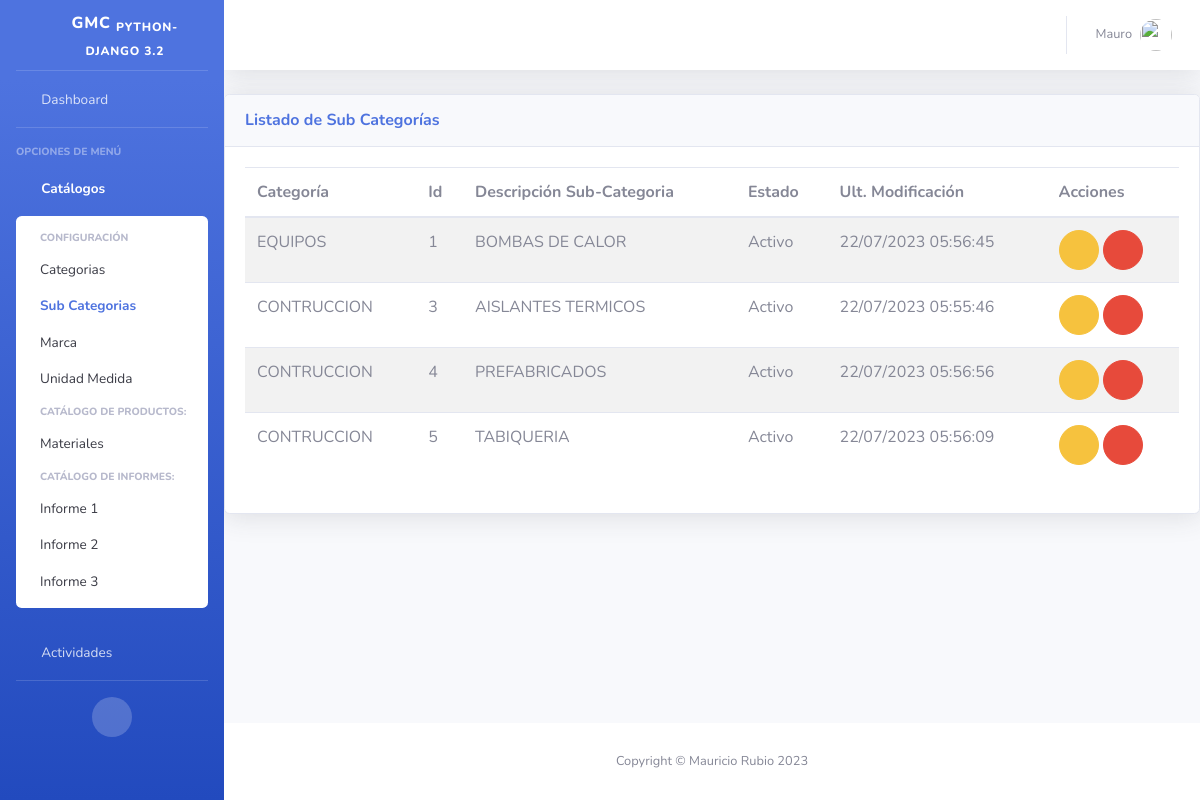
The app's page /inv/subcategorias/ (signed in), older data.
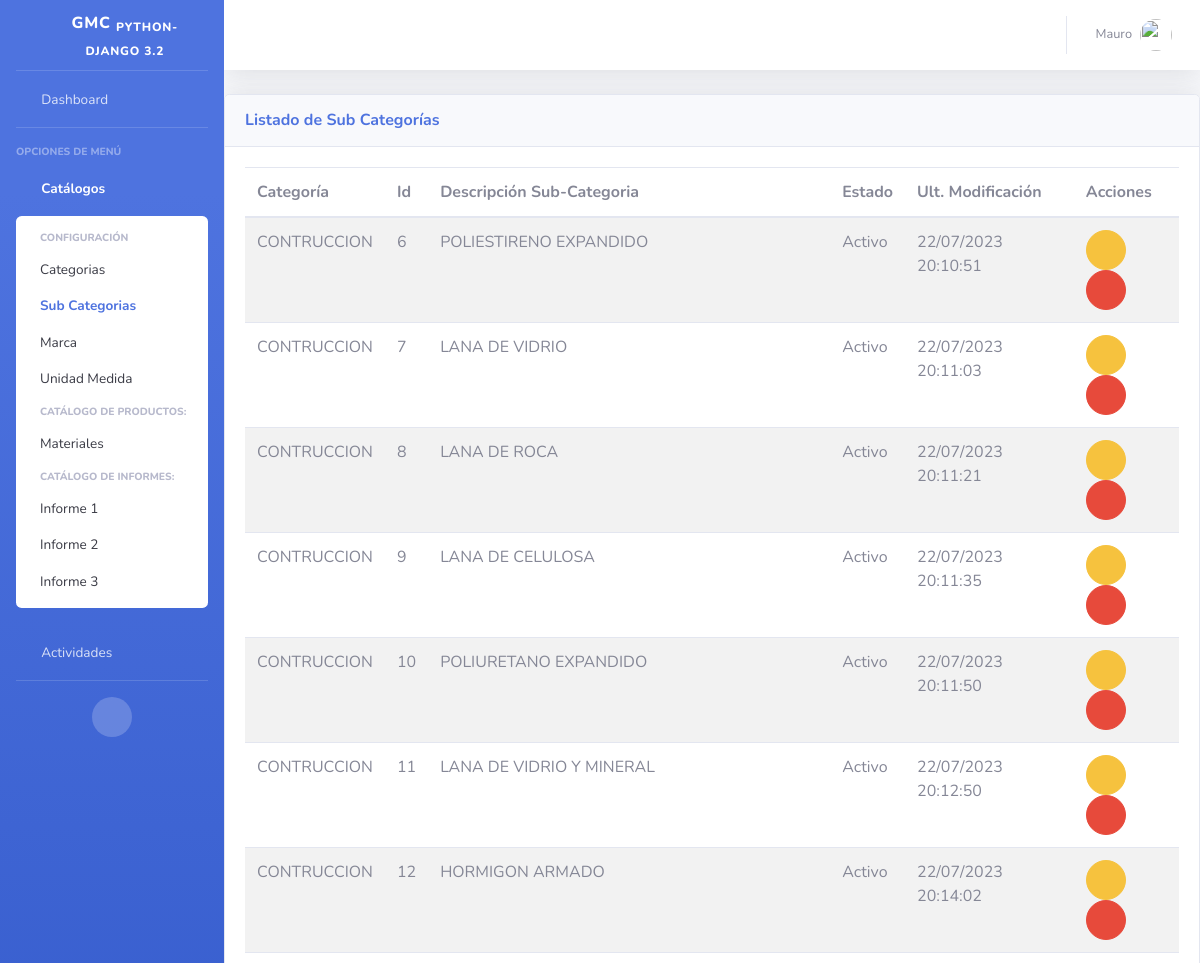
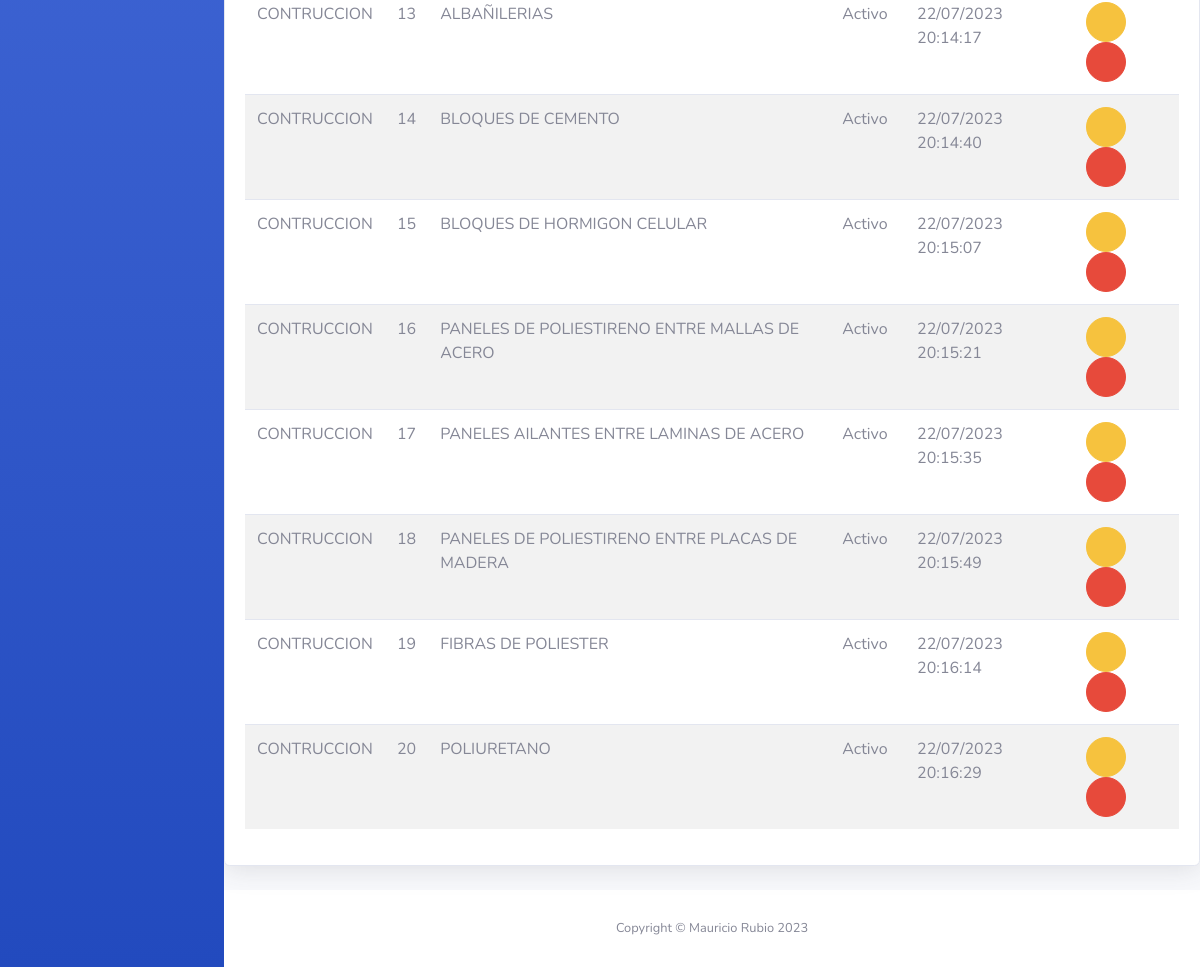
The same page, newer data (2 pictures, top to bottom).
### inv/models.py (models this page shows, shortened)
class SubCategoria(ClaseModelo):
    categoria = models.ForeignKey(Categoria, on_delete=models.CASCADE)
    descripcion = models.CharField(
        max_length=100,
        help_text='Descripción de la Categoría'
    )
    class Meta:
        verbose_name_plural= "Sub Categorias"
        unique_together = ('categoria','descripcion')

class Categoria(ClaseModelo):
    descripcion = models.CharField(
        max_length=100,
        help_text='Descripción de la Categoría',
        unique=True
    )
    def __str__(self):
        return '{}'.format(self.descripcion)
    class Meta:
        verbose_name_plural= "Categorias"

### inv/views.py (the view)
# urls.py: path('subcategorias/',SubCategoriaView.as_view(), name='subcategoria_list'),
class SubCategoriaView(SinPrivilegios, \
    generic.ListView):
    permission_required = "inv.view_subcategoria"
    model = SubCategoria
    template_name = "inv/subcategoria_list.html"
    context_object_name = "obj"

### inv/templates/inv/subcategoria_list.html (shortened to what this page needs)
{% extends 'base/base.html' %}
{% block page_content %}
<div class="card shadow mb-4">
    <div class="card-header py-3 d-flex flex-row align-items-center justify-content-between">
      <h6 class="m-0 font-weight-bold text-primary">Listado de Sub Categorías</h6>
      <div class="dropdown no-arrow">
        <a class="dropdown-toggle" href="#" role="button" id="dropdownMenuLink" data-toggle="dropdown" aria-haspopup="true" aria-expanded="false">
          <i class="fas fa-ellipsis-v fa-sm fa-fw text-gray-400"></i>
        </a>
      </div>
    </div>
    <div class="card-body">
      {% if not obj %}
      <div class="alert alert-info">No hay Sub Categorías</div>
      {% else %}
      <table class="table table-striped table-hover">
          <thead>
              <th>Categoría</th>
              <th>Id</th>
              <th>Descripción Sub-Categoria</th>
              <th>Estado</th>
              <th>Ult. Modificación</th>
              <th class="all">Acciones</th>
          </thead>
          <tbody>
              {% for item in obj %}
              <tr>
                  <td>{{ item.categoria }}</td>
                  <td>{{ item.id }}</td>
                  <td>{{ item.descripcion }}</td>
                  <td>{{ item.estado|yesno:"Activo,Inactivo" }}</td>
                  <td>{{ item.fm|date:"d/m/Y H:i:s" }}</td>
                  <td>
                    <a href="{% url 'inv:subcategoria_edit' item.id %}" class="btn btn-warning btn-circle" role="button"><i class="far fa-edit"></i></a>
                    <a href="{% url 'inv:subcategoria_del' item.id %}" class="btn btn-danger btn-circle" role="button"><i class="far fa-trash-alt"></i></a>
                  </td>
              </tr>
              {% endfor %}
          </tbody>
      </table>
      {% endif %}
    </div>
  </div>
{% endblock %}

Row changes from the older to the newer data that the page shows:
removed SubCategoria: categoria "EQUIPOS", id "1", descripcion "BOMBAS DE CALOR", estado "Activo", fm "22/07/2023 05:56:45"
removed SubCategoria: categoria "CONTRUCCION", id "3", descripcion "AISLANTES TERMICOS", estado "Activo", fm "22/07/2023 05:55:46"
removed SubCategoria: categoria "CONTRUCCION", id "4", descripcion "PREFABRICADOS", estado "Activo", fm "22/07/2023 05:56:56"
removed SubCategoria: categoria "CONTRUCCION", id "5", descripcion "TABIQUERIA", estado "Activo", fm "22/07/2023 05:56:09"
added SubCategoria: categoria "CONTRUCCION", id "6", descripcion "POLIESTIRENO EXPANDIDO", estado "Activo", fm "22/07/2023 20:10:51"
added SubCategoria: categoria "CONTRUCCION", id "7", descripcion "LANA DE VIDRIO", estado "Activo", fm "22/07/2023 20:11:03"
added SubCategoria: categoria "CONTRUCCION", id "8", descripcion "LANA DE ROCA", estado "Activo", fm "22/07/2023 20:11:21"
added SubCategoria: categoria "CONTRUCCION", id "9", descripcion "LANA DE CELULOSA", estado "Activo", fm "22/07/2023 20:11:35"
added SubCategoria: categoria "CONTRUCCION", id "10", descripcion "POLIURETANO EXPANDIDO", estado "Activo", fm "22/07/2023 20:11:50"
added SubCategoria: categoria "CONTRUCCION", id "11", descripcion "LANA DE VIDRIO Y MINERAL", estado "Activo", fm "22/07/2023 20:12:50"
added SubCategoria: categoria "CONTRUCCION", id "12", descripcion "HORMIGON ARMADO", estado "Activo", fm "22/07/2023 20:14:02"
added SubCategoria: categoria "CONTRUCCION", id "13", descripcion "ALBAÑILERIAS", estado "Activo", fm "22/07/2023 20:14:17"
added SubCategoria: categoria "CONTRUCCION", id "14", descripcion "BLOQUES DE CEMENTO", estado "Activo", fm "22/07/2023 20:14:40"
added SubCategoria: categoria "CONTRUCCION", id "15", descripcion "BLOQUES DE HORMIGON CELULAR", estado "Activo", fm "22/07/2023 20:15:07"
added SubCategoria: categoria "CONTRUCCION", id "16", descripcion "PANELES DE POLIESTIRENO ENTRE MALLAS DE ACERO", estado "Activo", fm "22/07/2023 20:15:21"
added SubCategoria: categoria "CONTRUCCION", id "17", descripcion "PANELES AILANTES ENTRE LAMINAS DE ACERO", estado "Activo", fm "22/07/2023 20:15:35"
added SubCategoria: categoria "CONTRUCCION", id "18", descripcion "PANELES DE POLIESTIRENO ENTRE PLACAS DE MADERA", estado "Activo", fm "22/07/2023 20:15:49"
added SubCategoria: categoria "CONTRUCCION", id "19", descripcion "FIBRAS DE POLIESTER", estado "Activo", fm "22/07/2023 20:16:14"
added SubCategoria: categoria "CONTRUCCION", id "20", descripcion "POLIURETANO", estado "Activo", fm "22/07/2023 20:16:29"
